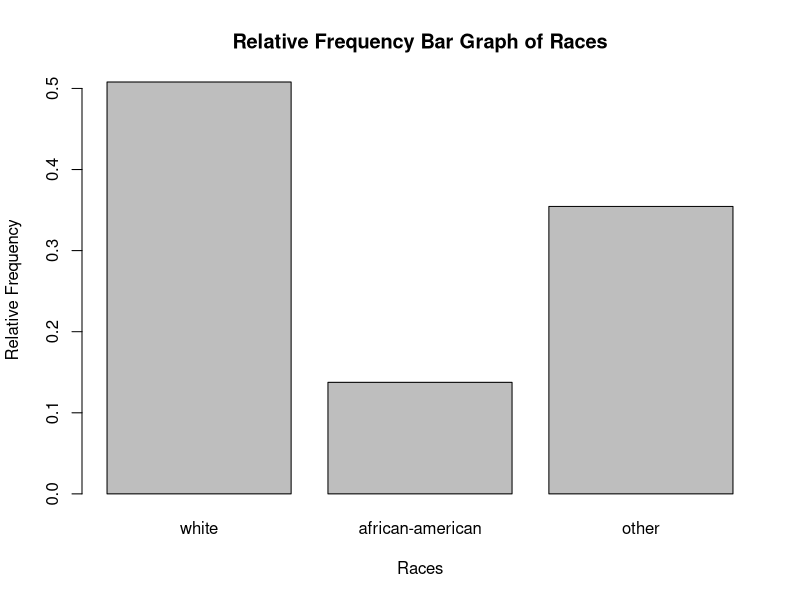
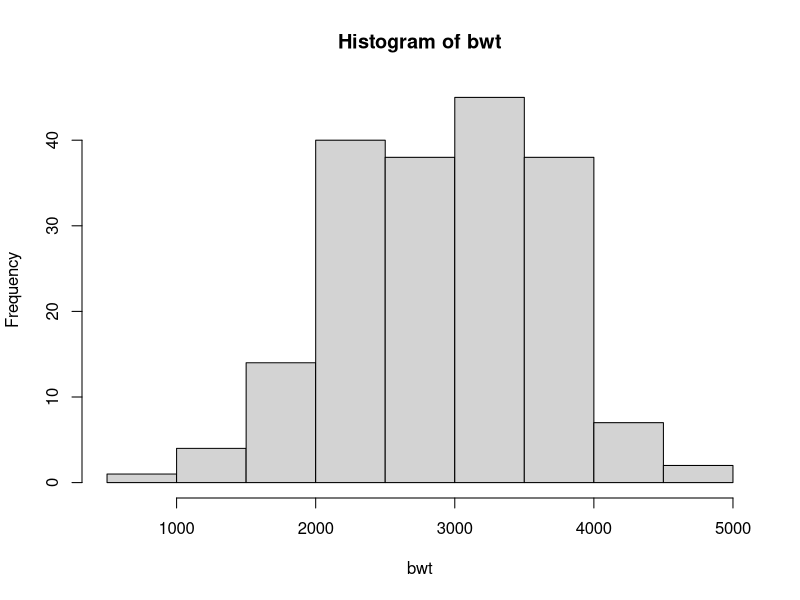
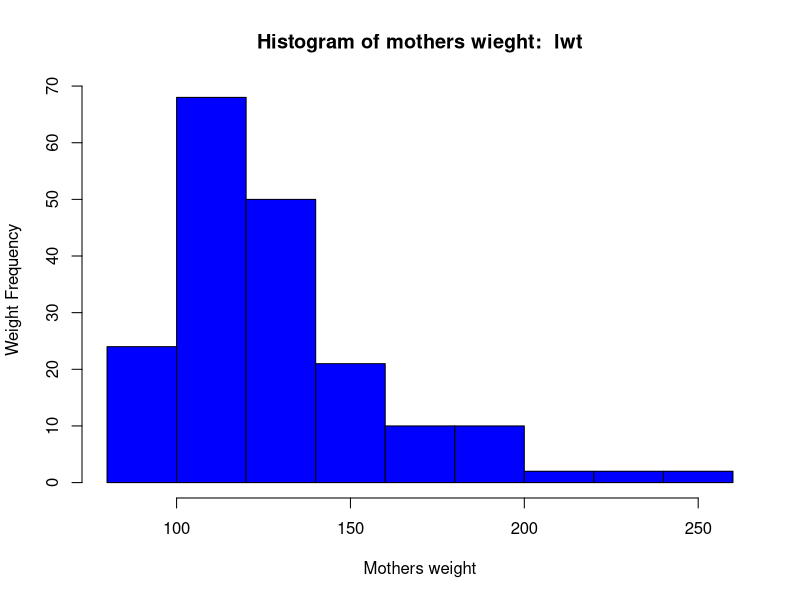
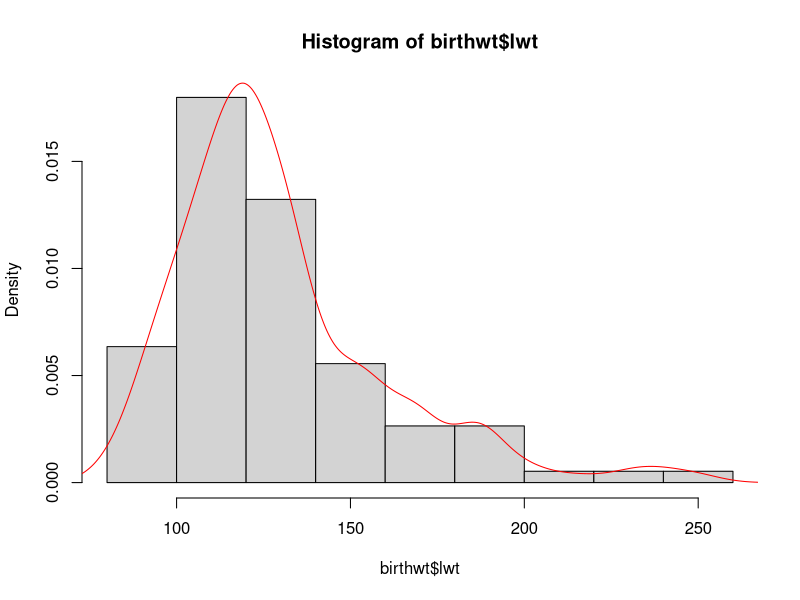
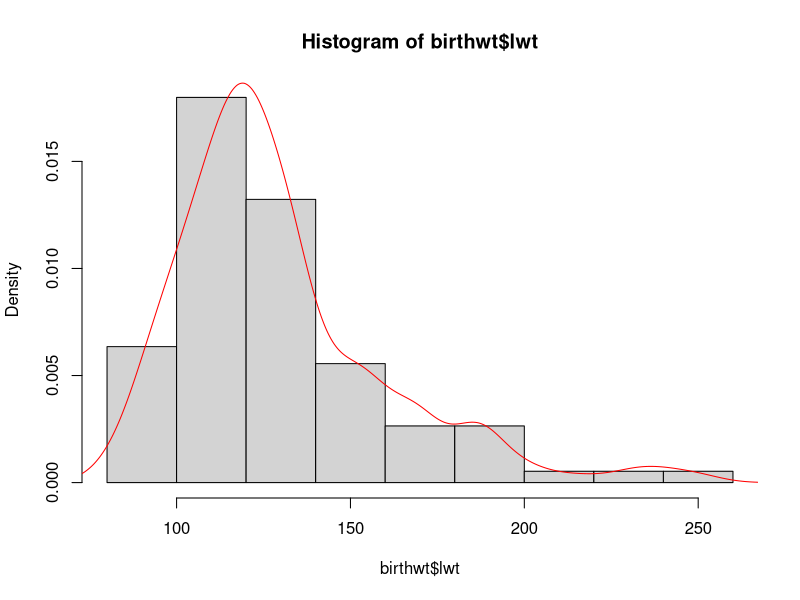

These figures' R source, in order:
#data exploration on categorical variables
library(MASS)
birthwt
race <- factor(birthwt$race, levels=c(1,2,3), labels=c("white","african-american","other"), ordered=is.ordered(birthwt$race))
raceFreq <- table(race)
#you can now calculate the relative frquencies/percentiles of individual category just 
#to make sure that the racial make up of our sample is similar to that of the whole US 
#population. Pc=Nc/N{dividing frequencies with total no. of observations}
# p1=96/189=50.8%; p2=26/189=13.8%;p3=67/189=35.4%
#We can now compare this relative frequencies with their corresponding proportion in the 
#US population.
relFreq <- raceFreq/nrow(birthwt)
old=options(digits=1)
relFreq
cbind(relFreq)
#for race the category 1(white), has the highest freq so we say that mode of the variable
#race is 1. For categorical variable mode of the variable is the value with higest frequency

#for categorical variables, bar graphs are simplest way of visualizing data
#Describes the possible values(categories) a categorical variable can take, as well as 
#no. of times each category has been observed in our sample. 
barplot(relFreq, xlab="Races",ylab="Relative Frequency",main="Relative Frequency Bar Graph of Races")
#Categories can also be displayed using pie charts. Though Pie chart fn is not included 
#now in R, lattice package has functions dotchart() and stripchart()
#=============================================================================

#Visualization of numerical data
#for numerical data, two most imp things to consider are location and spread. 
#Dotplots can reveal this info. Central tendency will tell the location of data 
#and distribution tells about the overall spread
bwt <- as.numeric(birthwt$bwt)
hist(bwt)
hist(birthwt$lwt, main=paste("Histogram of mothers wieght: ", "lwt"),xlab="Mothers weight",ylab="Weight Frequency",col="blue")
#Histograms are commonly use to visualize numerical variables. A histogram is bargraph 
#after the values of the variable is grouped(binned) in to a finite no. of intervals(bins).
#We treat each interval(bin) as category.
hist(birthwt$lwt, prob=TRUE)
lines(density(birthwt$lwt), col="red")
#height of histogram i.e freq can also be changed in to rel freq. but in histogram 
#instead of rel freq. density of individual graphs is chosen. 
#{Density=rel. freq/width(bin)} so 
#area = height * width | Fc*Wc | Pc/Wc * Wc | Area = Pc i.e area = rel. freq.
#So area of a bar in hist is a rel freq for the corresponding interval.
hist(birthwt$lwt, prob=TRUE)
lines(density(birthwt$lwt), col="red")
#This data set is right skewed i.e lower right tail. Datasets are symmetric if the 
#densities are almost same for intervals that are equally distant from the location.
#most of the histograms like this has one peak i.e. one mode or unimodal. 
#There are situations when we get two peaks that is bimodal histograms. Bimodal appears 
#to be a combination of two unimodal histograms. It indicates that underlying populations
#are not homogenous and may contain two or multiple populations.





